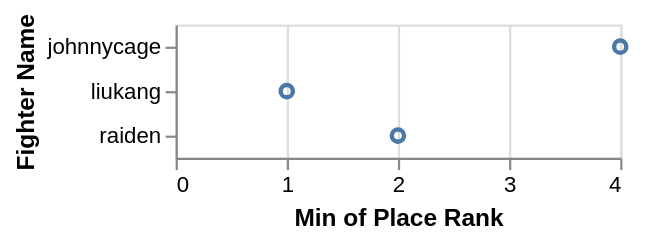

Vega-Lite specification stored for this chart:
### Vega specification from a JSON file in a GitHub repository (floating-point values rounded to 4 significant figures)
{"$schema": "https://vega.github.io/schema/vega/v5.json", "description": "An example showing how to use argmin in tooltips with fields with spaces", "background": "white", "padding": 5, "width": 200, "style": "cell", "data": [{"name": "source_0", "values": [{"Fighter Name": "liukang", "Place Rank": 1, "Fighting Style": "tiger"}, {"Fighter Name": "liukang", "Place Rank": 10, "Fighting Style": "crane"}, {"Fighter Name": "liukang", "Place Rank": 3, "Fighting Style": "shaolin"}, {"Fighter Name": "johnnycage", "Place Rank": 6, "Fighting Style": "tiger"}, {"Fighter Name": "johnnycage", "Place Rank": 5, "Fighting Style": "crane"}, {"Fighter Name": "johnnycage", "Place Rank": 4, "Fighting Style": "shaolin"}, {"Fighter Name": "raiden", "Place Rank": 8, "Fighting Style": "tiger"}, {"Fighter Name": "raiden", "Place Rank": 12, "Fighting Style": "crane"}, {"Fighter Name": "raiden", "Place Rank": 2, "Fighting Style": "shaolin"}]}, {"name": "data_0", "source": "source_0", "transform": [{"type": "formula", "expr": "toNumber(datum[\"Place Rank\"])", "as": "Place Rank"}, {"type": "aggregate", "groupby": ["Fighter Name"], "ops": ["min", "argmin"], "fields": ["Place Rank", "Place Rank"], "as": ["min_Place Rank", "argmin_Place Rank"]}, {"type": "filter", "expr": "isValid(datum[\"min_Place Rank\"]) && isFinite(+datum[\"min_Place Rank\"])"}]}], "signals": [{"name": "y_step", "value": 20}, {"name": "height", "update": "bandspace(domain('y').length, 1, 0.5) * y_step"}], "marks": [{"name": "marks", "type": "symbol", "style": ["point"], "from": {"data": "data_0"}, "encode": {"update": {"fill": {"value": "transparent"}, "stroke": {"value": "#4c78a8"}, "tooltip": {"signal": "{\"Fighter Name\": isValid(datum[\"Fighter Name\"]) ? datum[\"Fighter Name\"] : \"\"+datum[\"Fighter Name\"], \"Min of Place Rank\": format(datum[\"min_Place Rank\"], \"\"), \"Fighting Style for min Place Rank\": isValid(datum[\"argmin_Place Rank\"][\"Fighting Style\"]) ? datum[\"argmin_Place Rank\"][\"Fighting Style\"] : \"\"+datum[\"argmin_Place Rank\"][\"Fighting Style\"]}"}, "ariaRoleDescription": {"value": "point"}, "description": {"signal": "\"Min of Place Rank: \" + (format(datum[\"min_Place Rank\"], \"\")) + \"; Fighter Name: \" + (isValid(datum[\"Fighter Name\"]) ? datum[\"Fighter Name\"] : \"\"+datum[\"Fighter Name\"]) + \"; Fighting Style for min Place Rank: \" + (isValid(datum[\"argmin_Place Rank\"][\"Fighting Style\"]) ? datum[\"argmin_Place Rank\"][\"Fighting Style\"] : \"\"+datum[\"argmin_Place Rank\"][\"Fighting Style\"])"}, "x": {"scale": "x", "field": "min_Place Rank"}, "y": {"scale": "y", "field": "Fighter Name"}}}}], "scales": [{"name": "x", "type": "linear", "domain": {"data": "data_0", "field": "min_Place Rank"}, "range": [0, {"signal": "width"}], "nice": true, "zero": true}, {"name": "y", "type": "point", "domain": {"data": "data_0", "field": "Fighter Name", "sort": true}, "range": {"step": {"signal": "y_step"}}, "padding": 0.5}], "axes": [{"scale": "x", "orient": "bottom", "gridScale": "y", "grid": true, "tickCount": {"signal": "ceil(width/40)"}, "domain": false, "labels": false, "aria": false, "maxExtent": 0, "minExtent": 0, "ticks": false, "zindex": 0}, {"scale": "x", "orient": "bottom", "grid": false, "title": "Min of Place Rank", "labelFlush": true, "labelOverlap": true, "tickCount": {"signal": "ceil(width/40)"}, "zindex": 0}, {"scale": "y", "orient": "left", "grid": false, "title": "Fighter Name", "zindex": 0}]}
